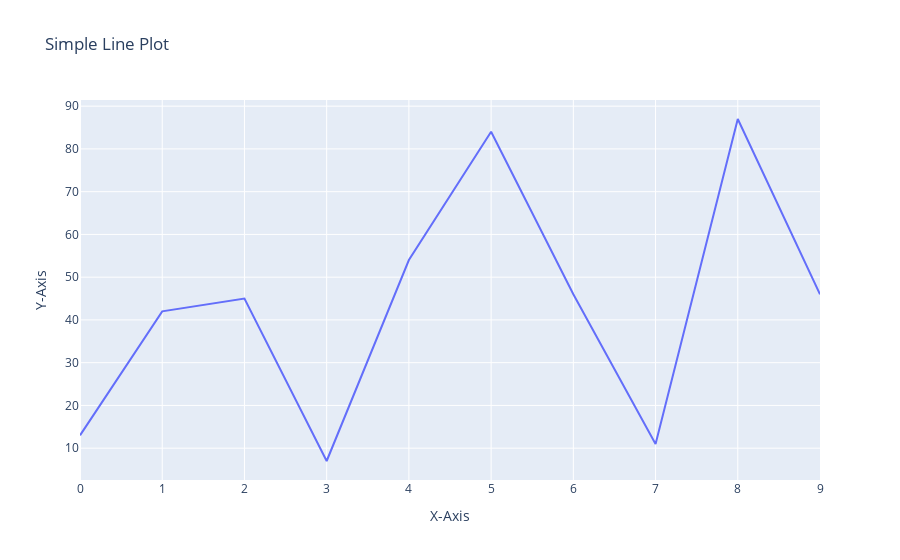

Here is the notebook cell this chart was saved with:
### Markdown cell above
##### 20. Using Plotly, create a basic line plot of a randomly generated dataset, label the axes, and set the title as 'Simple Line Plot'.

### Code cell
import plotly.graph_objects as go
import numpy as np


x = np.arange(0, 10, 1) 
y = np.random.randint(1, 100, size=10)  

fig = go.Figure()

fig.add_trace(go.Scatter(x=x, y=y, mode='lines', name='Random Data'))

fig.update_layout(
    title='Simple Line Plot',  
    xaxis_title='X-Axis',      
    yaxis_title='Y-Axis'      
)

fig.show()

### Figure 1 — Plotly figure (JSON) as saved in the notebook; plotly's stock layout.template omitted (floating-point values rounded to 4 significant figures)
{"data": [{"mode": "lines", "name": "Random Data", "type": "scatter", "x": [0, 1, 2, 3, 4, 5, 6, 7, 8, 9], "y": [13, 42, 45, 7, 54, 84, 46, 11, 87, 46]}], "layout": {"title": {"text": "Simple Line Plot"}, "xaxis": {"title": {"text": "X-Axis"}}, "yaxis": {"title": {"text": "Y-Axis"}}}}
